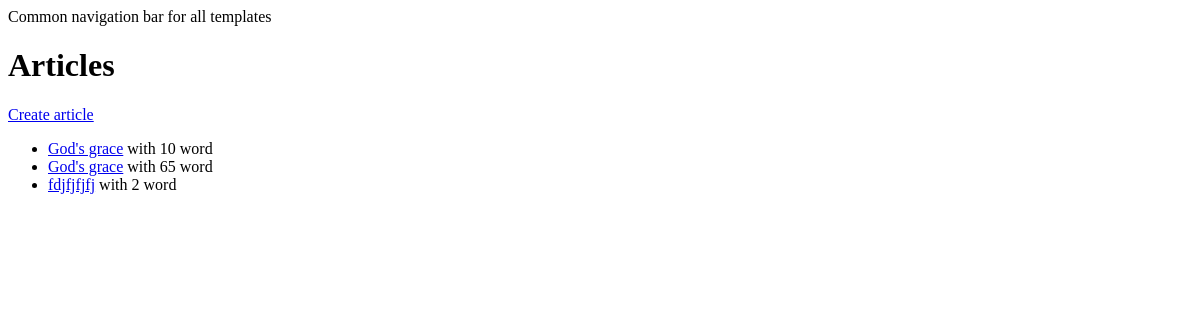
The page /articles/ on the database as committed earlier.
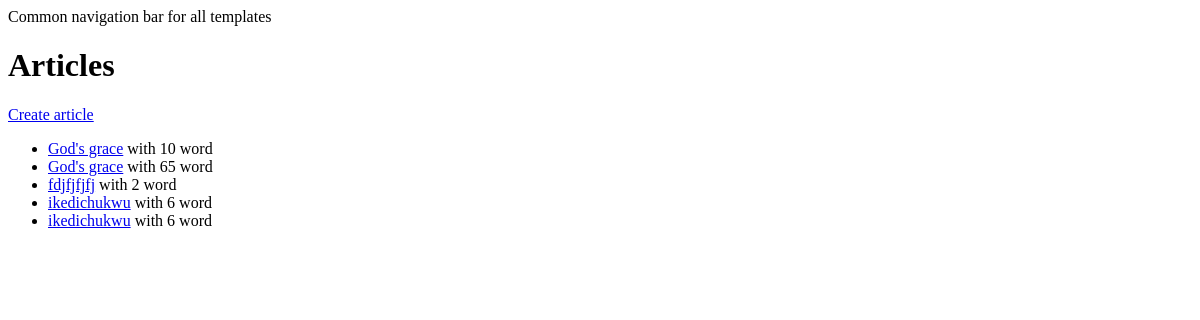
The same page on the database as committed later.
### app/models.py (models this page shows, shortened)
class Article(models.Model):
    title = models.CharField(max_length=100)
    content = models.TextField(blank=True, default="")
    word_count = models.IntegerField(blank=True, default="")
    twitter_post = models.TextField(blank=True, default="")
    status = models.CharField(max_length=20,
                              choices=ARTICLE_STATUS,
                              default="draft"
                              )
    created_at = models.DateTimeField(auto_now_add=True)
    updated_at = models.DateTimeField(auto_now=True)

### app/views.py (the view)
# urls.py: path('', ArticleListView.as_view(), name='home'),
class ArticleListView(ListView):
    template_name = "home.html"
    model = Article
    context_object_name = "articles"

### app/templates/home.html
{% extends "base.html" %}
{% block content %}
    <h1>Articles</h1>
    <a href="{% url 'create_article' %}">Create article</a>
    {% if articles %}
        <ul>
            {% for article in articles %}
                <li> <a href="{% url 'update_article' articles.id %}">{{ article.title }}</a> with {{ article.word_count }} word{{ articles.word_count | pluralize }}</li>
            {% endfor %}
        </ul>
    {% else %}
        <p>You have no articles available.</p>
    {% endif %}
{% endblock content %}

### app/templates/base.html (shortened to what this page needs)
<!DOCTYPE html>
<html lang="en">
<head>
</head>
<body>
    <nav>Common navigation bar for all templates</nav>
    {% block content %}
    {% endblock content %}
</body>
</html>

Rows that differ between the two databases and show on the page:
added Article: title "ikedichukwu", word_count "6"
added Article: title "ikedichukwu", word_count "6"
